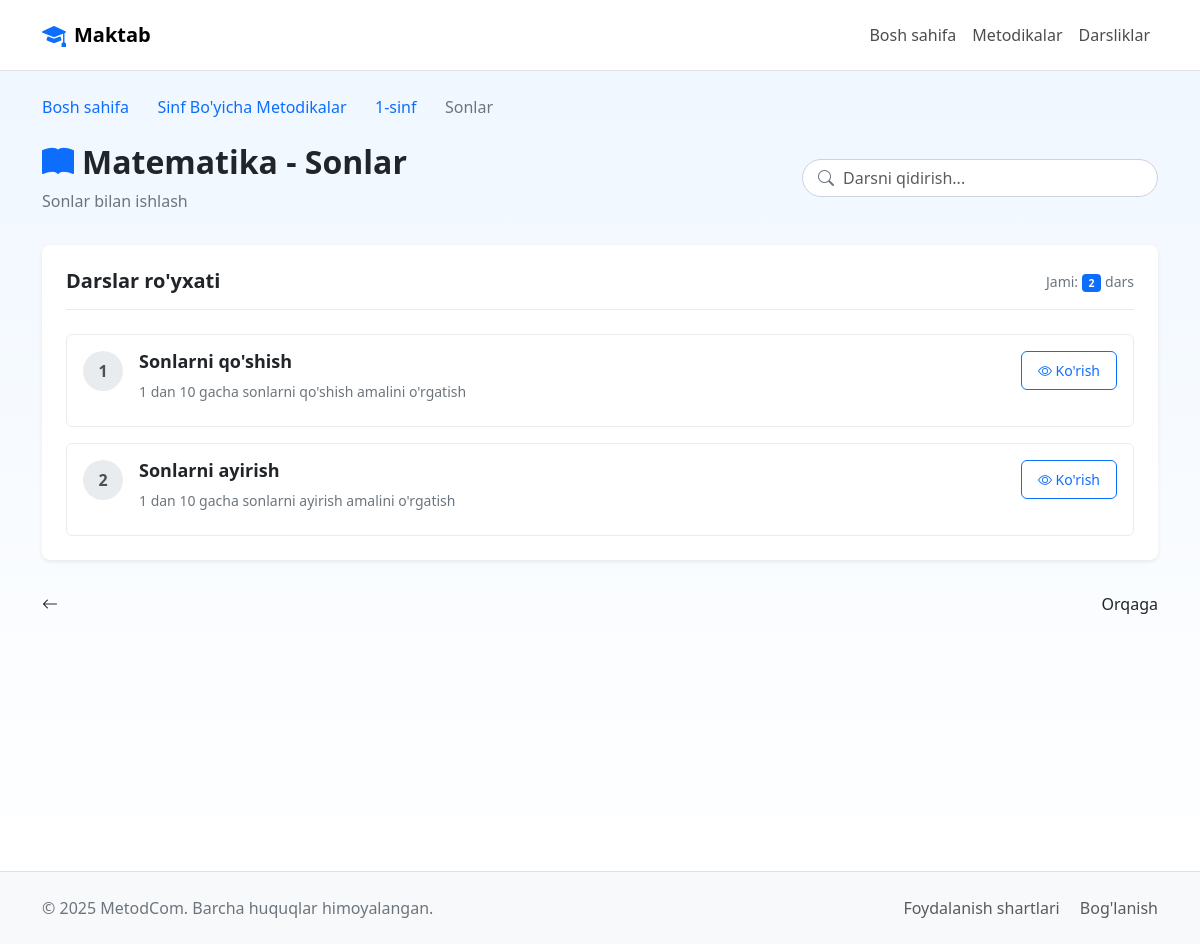
Page /methodologies/section/1/ (signed in) on the committed database.
### maktab/models.py (models this page shows, shortened)
class Section(models.Model):
    name = models.CharField(max_length=50, verbose_name="Qism nomi")  # Masalan, 1-qism
    subject = models.ForeignKey(Subject, on_delete=models.CASCADE, related_name="sections", verbose_name="Fan")
    description = models.TextField(blank=True, verbose_name="Tavsif")
    class Meta:
        verbose_name = "Qism"
        verbose_name_plural = "Qismlar"

class Subject(models.Model):
    name = models.CharField(max_length=100, verbose_name="Fan nomi")  # Masalan, Ona tili
    grade = models.ForeignKey(Grade, on_delete=models.CASCADE, related_name="subjects", verbose_name="Sinf")
    description = models.TextField(blank=True, verbose_name="Tavsif")
    class Meta:
        verbose_name = "Fan"
        verbose_name_plural = "Fanlar"

class Grade(models.Model):
    name = models.CharField(max_length=50, verbose_name="Sinf nomi")  # Masalan, 1-sinf
    description = models.TextField(blank=True, verbose_name="Tavsif")
    class Meta:
        verbose_name = "Sinf"
        verbose_name_plural = "Sinflar"

class Lesson(models.Model):
    title = models.CharField(max_length=200, verbose_name="Dars nomi")  # Masalan, Kirish
    section = models.ForeignKey(Section, on_delete=models.CASCADE, related_name="lessons", verbose_name="Qism")
    order = models.PositiveIntegerField(default=1, verbose_name="Tartib raqami")
    description = models.TextField(blank=True, verbose_name="Tavsif")
    class Meta:
        verbose_name = "Dars"
        verbose_name_plural = "Darslar"
        ordering = ['order']

### maktab/views.py (the view)
# urls.py: path('methodologies/section/<int:section_id>/', views.lesson_list, name='lesson_list'),  # Darslar ro'yxati
@login_required
def lesson_list(request, section_id):
    if request.user.role == 'parent':
        messages.error(request, "Kechirasiz, bu bo'lim faqat o'qituvchilar uchun!")
        return redirect('maktab:home')
    section = get_object_or_404(Section, id=section_id)
    lessons = Lesson.objects.filter(section=section).order_by('order')
    context = {
        'section': section,
        'lessons': lessons,
        'subject': section.subject,
        'grade': section.subject.grade,
    }
    return render(request, 'school/lesson_list.html', context)

### templates/school/lesson_list.html (shortened to what this page needs)
{% load static %}
<!DOCTYPE html>
<html lang="uz">
<head>
  <link href="https://cdn.jsdelivr.net/npm/bootstrap@5.3.0/dist/css/bootstrap.min.css" rel="stylesheet">
  <link rel="stylesheet" href="https://cdn.jsdelivr.net/npm/bootstrap-icons@1.11.1/font/bootstrap-icons.css">
  <link rel="stylesheet" href="/static/css/lesson_list.css">
</head>
<body>
  <header class="navbar navbar-expand-lg navbar-light bg-white border-bottom">
    <div class="container">
      <a class="navbar-brand d-flex align-items-center" href="{% url 'maktab:home' %}">
        <i class="bi bi-mortarboard-fill text-primary me-2" style="font-size: 1.5rem;"></i>
        <span class="fw-bold">Maktab</span>
      </a>
      <div class="collapse navbar-collapse" id="navbarNav">
        <ul class="navbar-nav ms-auto">
          <li class="nav-item">
            <a class="nav-link" href="{% url 'maktab:home' %}">Bosh sahifa</a>
          </li>
          <li class="nav-item">
            <a class="nav-link" href="{% url 'maktab:grade_list' %}">Metodikalar</a>
          </li>
          <li class="nav-item">
            <a class="nav-link" href="{% url 'maktab:textbook_list' %}">Darsliklar</a>
          </li>
        </ul>
      </div>
    </div>
  </header>
  <main>
    <div class="lesson-container">
      <div class="container py-4">
        <nav aria-label="breadcrumb" class="mb-3">
          <ol class="breadcrumb">
            <li class="breadcrumb-item"><a href="{% url 'maktab:home' %}">Bosh sahifa</a></li>
            <li class="breadcrumb-item"><a href="{% url 'maktab:grade_list' %}">Sinf Bo'yicha Metodikalar</a></li>
            <li class="breadcrumb-item"><a href="{% url 'maktab:subject_list' section.subject.grade.id %}">{{ section.subject.grade.name }}</a></li>
            <li class="breadcrumb-item active" aria-current="page">{{ section.name }}</li>
          </ol>
        </nav>
        <div class="lesson-header">
          <div class="row align-items-center">
            <div class="col-md-8">
              <h1 class="lesson-title">
                <i class="bi bi-book-fill text-primary me-2"></i>
                {{ section.subject.name }} - {{ section.name }}
              </h1>
              <p class="lesson-description">{{ section.description }}</p>
            </div>
            <div class="col-md-4">
              <div class="search-container">
                <input type="text" id="lessonSearch" class="form-control" placeholder="Darsni qidirish...">
                <i class="bi bi-search search-icon"></i>
              </div>
            </div>
          </div>
        </div>
        <div class="lessons-list-container">
          <div class="lessons-list-header">
            <h2 class="lessons-list-title">Darslar ro'yxati</h2>
            <div class="lessons-count">Jami: <span class="badge bg-primary">{{ lessons|length }}</span> dars</div>
          </div>
          {% if lessons %}
            <div class="lessons-list">
              {% for lesson in lessons %}
                <div class="lesson-item" data-lesson-title="{{ lesson.title|lower }}">
                  <div class="lesson-number">{{ lesson.order }}</div>
                  <div class="lesson-content">
                    <h3 class="lesson-item-title">{{ lesson.title }}</h3>
                    {% if lesson.description %}
                      <p class="lesson-item-description">{{ lesson.description|truncatechars:120 }}</p>
                    {% endif %}
                  </div>
                  <div class="lesson-actions">
                    <a href="{% url 'maktab:lesson_detail' lesson.id %}" class="btn btn-outline-primary btn-sm">
                      <i class="bi bi-eye"></i> Ko'rish
                    </a>
                  </div>
                </div>
              {% endfor %}
            </div>
          {% endif %}
        </div>
        <div class="navigation-buttons">
            <i class="bi bi-arrow-left"></i> Orqaga
        </div>
      </div>
    </div>
  </main>
  <footer class="bg-light py-4 mt-auto border-top">
    <div class="container">
      <div class="row">
        <div class="col-md-6">
          <p class="mb-0">&copy; {% now "Y" %} MetodCom. Barcha huquqlar himoyalangan.</p>
        </div>
        <div class="col-md-6 text-md-end">
          <a href="#" class="text-decoration-none text-muted me-3">Foydalanish shartlari</a>
          <a href="#" class="text-decoration-none text-muted">Bog'lanish</a>
        </div>
      </div>
    </div>
  </footer>
</body>
</html>

### static/css/lesson_list.css (style rules this page uses)
body { display: flex; flex-direction: column; min-height: 100vh; font-family: system-ui, -apple-system, "Segoe UI", Roboto, "Helvetica Neue", Arial, sans-serif; }
main { flex: 1; }
.btn { border-radius: 0.375rem; padding: 0.5rem 1rem; font-weight: 500; transition: all 0.2s; }
.btn-outline-primary { color: #0d6efd; border-color: #0d6efd; }
.lesson-container { background: linear-gradient(to bottom, #f0f7ff, #ffffff); min-height: 100vh; }
.breadcrumb { background-color: transparent; padding: 0; margin-bottom: 1.5rem; }
.breadcrumb-item a { color: #0d6efd; text-decoration: none; transition: color 0.2s; }
.breadcrumb-item.active { color: #6c757d; font-weight: 500; }
.breadcrumb-item + .breadcrumb-item::before { font-family: "Bootstrap Icons"; content: "\F231"; color: #adb5bd; }
.lesson-header { margin-bottom: 2rem; }
.lesson-title { font-size: 2rem; font-weight: 700; color: #212529; margin-bottom: 0.5rem; display: flex; align-items: center; }
.lesson-description { color: #6c757d; margin-bottom: 0; }
.search-container { position: relative; margin-top: 1rem; }
@media (min-width: 768px) { .search-container { margin-top: 0; } }
.search-container input { padding-left: 2.5rem; border-radius: 50px; border: 1px solid #ced4da; transition: all 0.2s; }
.search-icon { position: absolute; left: 1rem; top: 50%; transform: translateY(-50%); color: #6c757d; }
.lessons-list-container { background-color: #fff; border-radius: 0.5rem; box-shadow: 0 0.125rem 0.25rem rgba(0, 0, 0, 0.075); padding: 1.5rem; margin-bottom: 2rem; }
.lessons-list-header { display: flex; justify-content: space-between; align-items: center; margin-bottom: 1.5rem; padding-bottom: 1rem; border-bottom: 1px solid #e9ecef; }
.lessons-list-title { font-size: 1.25rem; font-weight: 600; color: #212529; margin-bottom: 0; }
.lessons-count { color: #6c757d; font-size: 0.875rem; }
.badge { display: inline-block; padding: 0.35em 0.65em; font-size: 0.75em; font-weight: 700; line-height: 1; text-align: center; white-space: nowrap; vertical-align: baseline; border-radius: 0.25rem; }
.bg-primary { background-color: #0d6efd !important; color: #fff; }
.lessons-list { display: flex; flex-direction: column; gap: 1rem; }
.lesson-item { display: flex; align-items: flex-start; padding: 1rem; border-radius: 0.375rem; border: 1px solid #e9ecef; transition: all 0.2s; background-color: #fff; }
.lesson-number { display: flex; justify-content: center; align-items: center; width: 2.5rem; height: 2.5rem; background-color: #e9ecef; color: #495057; font-weight: 600; border-radius: 50%; margin-right: 1rem; flex-shrink: 0; }
.lesson-content { flex-grow: 1; }
.lesson-item-title { font-size: 1.125rem; font-weight: 600; color: #212529; margin-bottom: 0.5rem; }
.lesson-item-description { color: #6c757d; font-size: 0.875rem; margin-bottom: 0.5rem; }
.lesson-actions { display: flex; gap: 0.5rem; margin-left: 1rem; }
.navigation-buttons { display: flex; justify-content: space-between; }
.navbar { padding: 0.75rem 0; }
.navbar-brand { font-weight: 700; }
.navbar-light .navbar-nav .nav-link { color: rgba(0, 0, 0, 0.7); }
footer { padding: 1.5rem 0; color: #6c757d; }
footer a { color: #6c757d; text-decoration: none; }

### rows in the picture
Section: subject.grade.name "1-sinf", name "Sonlar", subject.name "Matematika", description "Sonlar bilan ishlash"
Lesson: order "1", title "Sonlarni qo'shish", description "1 dan 10 gacha sonlarni qo'shish amalini o'rgatish"
Lesson: order "2", title "Sonlarni ayirish", description "1 dan 10 gacha sonlarni ayirish amalini o'rgatish"

### other values in the picture
{{ lessons|length }} "2"
